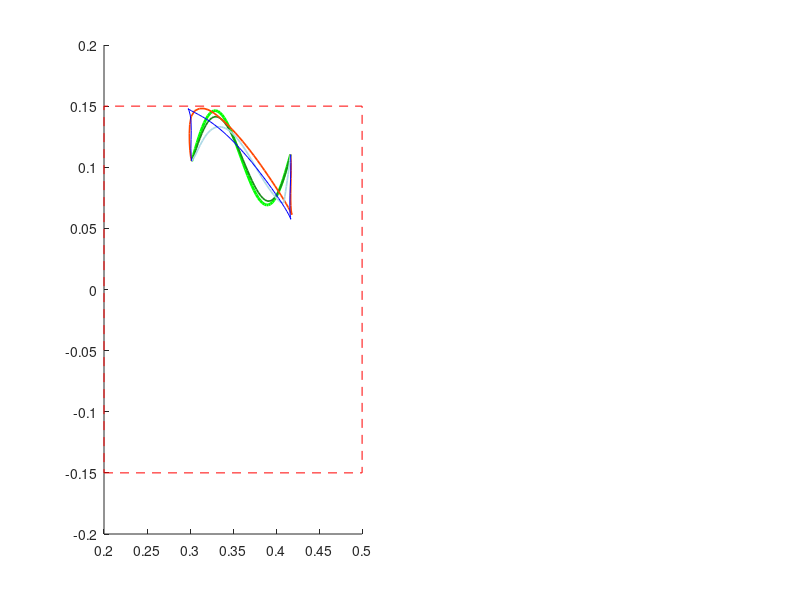

Write MATLAB code to recreate this figure. (Note: this script raises an error after producing the figure.)
% plotting each TO output

% Andrew SaLoutos
% 4/17/2021

% make sure functions are on path
% addpath(genpath('arm_functions'))
addpath(genpath('block_functions'))

% addpath(genpath('mc_arm_functions'))
addpath(genpath('UR3_arm_functions'))

% import trajectory data
clear all

% load data
% load('multi_traj_data_linear.mat');
% load('multi_traj_data_linear_MC.mat');
% load('multi_traj_data_linear_UR3.mat');

% load('multi_traj_data_sinusoid.mat');
% load('multi_traj_data_sinusoid_MC.mat');
load('multi_traj_data_sinusoid_UR3.mat');

% make sure video filenames agree
filename1 = 'Figures/figure1_sinusoid_traj_UR3.avi';
filename2 = 'Figures/figure2_sinusoid_traj_UR3.avi';

% each should contain TO_data_plain, TO_data_meff, TO_data_link3, and
% TO_data_meff_link3

% % define arm parameters
% m1 = 1;                 m2 = 1;
% m3 = 0.5;               m_motor = 0.5;
% I1 = 0.02;              I2 = 0.02;
% I3 = 0.01;              I_motor = 0.000625; % assuming radius r=0.05m
% Ir = 6.25e-6;           N = 6;
% l_O_m1 = 0.25;          l_A_m2 = 0.25;
% l_B_m3 = 0.25;          l_OA = 0.5;
% l_AB = 0.5;             l_BC = 0.5;
% g = 9.81; % do I want gravity to start?
% % arrange in vector
% p   = [m1 m2 m3 m_motor I1 I2 I3 I_motor Ir N l_O_m1 l_A_m2 l_B_m3 l_OA l_AB l_BC g]';

% % MC arm
% m1 = 0.195;             m2 = 0.262;
% m3 = 0.053;             m_motor = 0.527;
% I1 = 0.001170;          I2 = 0.001186;
% I3 = 0.000096;          I_motor = 0.000508;
% Ir = 0.000064;          N = 6;
% l_O_m1 = 0.092;         l_A_m2 = 0.201;
% l_B_m3 = 0.038;         l_OA = 0.2085;
% l_AB = 0.265;           l_BC = 0.1225;
% g = 9.81; % do I want gravity to start?
% % parameters
% p   = [m1 m2 m3 m_motor I1 I2 I3 I_motor Ir N l_O_m1 l_A_m2 l_B_m3 l_OA l_AB l_BC g]'; 

% UR3 planar arm
m1 = 3.4445;            m2 = 1.437;
m3 = 1.9360;            m_motor = 0.0; % not using motor mass
I1 = 0.0219;            I2 = 0.0075;
I3 = 0.0064;            I_motor = 0.0; % not using motor inertia
Ir = 2.07e-5;           N = 101;
l_O_m1 = 0.113;         l_A_m2 = 0.163;
l_B_m3 = 0.0470;        l_OA = 0.24355;
l_AB = 0.2132;          l_BC = 0.08535;
g = 9.81; % do I want gravity to start?
% parameters
p   = [m1 m2 m3 m_motor I1 I2 I3 I_motor Ir N l_O_m1 l_A_m2 l_B_m3 l_OA l_AB l_BC g]'; 

% define object parameters
mo = 1;
LLo = mo*eye(2);



% iterate through each trajectory and plot
N = size(TO_data_plain,2);

% struct to save frames for video
F1(N) = struct('cdata',[],'colormap',[]);
F2(N) = struct('cdata',[],'colormap',[]);

for ii=1:N
    if ischar(TO_data_plain(ii).data) || ischar(TO_data_meff(ii).data) || ischar(TO_data_link3(ii).data) || ischar(TO_data_meff_link3(ii).data)
        % bad TO outputs, just don't plot?
        figure(1); clf;
        plt_title = sprintf('Optimized trajectory and effective mass for reference trajectory #%d', ii);
        sgtitle(plt_title);
        % save figure as frame
        F1(ii) = getframe(gcf);
        figure(2); clf;
        plt_title = sprintf('Tracking errors for reference trajectory #%d', ii);
        sgtitle(plt_title);
        % save figure as frame
        F2(ii) = getframe(gcf);
        continue
    end

    time_vec = TO_data_plain(ii).time;
    des_pts = TO_data_plain(ii).pts;
    
    X = TO_data_plain(ii).data;
    X_m = TO_data_meff(ii).data;
    X_l3 = TO_data_link3(ii).data;
    X_m_l3 = TO_data_meff_link3(ii).data;

    act_pts = X.p;
    act_pts_m = X_m.p;
    act_pts_l3 = X_l3.p;
    act_pts_m_l3 = X_m_l3.p;

    meff = X.meff;
    meff_m = X_m.meff;
    meff_l3 = X_l3.meff;
    meff_m_l3 = X_m_l3.meff;

    verr = X.v(3,:);
    verr_m = X_m.v(3,:);
    verr_l3 = X_l3.v(3,:);
    verr_m_l3 = X_m_l3.v(3,:);

    q0 = X.q(:,1);
    qf = X.q(:,end);
    q0_m = X_m.q(:,1);
    qf_m = X_m.q(:,end);
    q0_l3 = X_l3.q(:,1);
    qf_l3 = X_l3.q(:,end);
    q0_m_l3 = X_m_l3.q(:,1);
    qf_m_l3 = X_m_l3.q(:,end);

    LLv = X.LLv;
    LLv_m = X_m.LLv;
    LLv_l3 = X_l3.LLv;
    LLv_m_l3 = X_m_l3.LLv;    
    
    % get exit velocities [vx; vy; ||v||];
    exit_vel = zeros(3,length(time_vec));
    exit_vel_m = zeros(3,length(time_vec));
    exit_vel_l3 = zeros(3,length(time_vec));
    exit_vel_m_l3 = zeros(3,length(time_vec));
    
    for jj=1:length(time_vec)
        
        v_temp = X.v(1:2,jj);
        LLv_temp = reshape(LLv(:,jj),2,2);
        ex_vel_temp = 2*inv(LLv_temp+LLo)*LLv_temp*v_temp;
        exit_vel(:,jj) = [ex_vel_temp; norm(ex_vel_temp)];
        
        v_temp = X_m.v(1:2,jj);
        LLv_temp = reshape(LLv_m(:,jj),2,2);
        ex_vel_temp = 2*inv(LLv_temp+LLo)*LLv_temp*v_temp;
        exit_vel_m(:,jj) = [ex_vel_temp; norm(ex_vel_temp)];
        
        v_temp = X_l3.v(1:2,jj);
        LLv_temp = reshape(LLv_l3(:,jj),2,2);
        ex_vel_temp = 2*inv(LLv_temp+LLo)*LLv_temp*v_temp;
        exit_vel_l3(:,jj) = [ex_vel_temp; norm(ex_vel_temp)];
        
        v_temp = X_m_l3.v(1:2,jj);
        LLv_temp = reshape(LLv_m_l3(:,jj),2,2);
        ex_vel_temp = 2*inv(LLv_temp+LLo)*LLv_temp*v_temp;
        exit_vel_m_l3(:,jj) = [ex_vel_temp; norm(ex_vel_temp)];
        
    end
        
    % plot desired and actual trajectories
    figure(1); clf; 
    subplot(2,2,[1 3]); hold on;

    % trajectories
    plot(des_pts(1,:),des_pts(2,:),'g','LineWidth',2.0);
    plot(act_pts(1,:),act_pts(2,:),'Color',[0.1, 0.55, 0.1],'LineWidth',1.25);
    plot(act_pts_m(1,:),act_pts_m(2,:),'Color',[1.0, 0.27, 0],'LineWidth',1.25);
    plot(act_pts_l3(1,:),act_pts_l3(2,:),'Color',[0.68, 0.85, 0.9],'LineWidth',1.25);
    plot(act_pts_m_l3(1,:),act_pts_m_l3(2,:),'b');
    % arena
%     x_a = [0.4, 1.2, 1.2, 0.4, 0.4];
%     y_a = [-0.4, -0.4, 0.4, 0.4, -0.4];
    
    x_a = [0.2, 0.5, 0.5, 0.2, 0.2]; % for MC, UR3 plots
    y_a = [-0.15, -0.15, 0.15, 0.15, -0.15];
    
    plot(x_a,y_a,'r--');
    % initial and final joint configurations
    % lighter plots are without meff in optimization
    kp0_m_l3 = keypoints_arm(q0_m_l3,p);
    rA0_m_l3 = kp0_m_l3(:,1);
    rB0_m_l3 = kp0_m_l3(:,2);
    rC0_m_l3 = kp0_m_l3(:,3);
    plot([0 rA0_m_l3(1)],[0 rA0_m_l3(2)],'Color',[0.3,0.3,0.3],'LineWidth',2);
    plot([rA0_m_l3(1) rB0_m_l3(1)],[rA0_m_l3(2) rB0_m_l3(2)],'Color',[0.3,0.3,0.3],'LineWidth',2);
    plot([rB0_m_l3(1) rC0_m_l3(1)],[rB0_m_l3(2) rC0_m_l3(2)],'Color',[0.3,0.3,0.3],'LineWidth',2);
    plot([0 rA0_m_l3(1) rB0_m_l3(1)],[0 rA0_m_l3(2) rB0_m_l3(2)],'o','Color',[0.3,0.3,0.3],'MarkerSize',5,'MarkerFaceColor',[0.3,0.3,0.3]);
    kpf_m_l3 = keypoints_arm(qf_m_l3,p);
    rAf_m_l3 = kpf_m_l3(:,1);
    rBf_m_l3 = kpf_m_l3(:,2);
    rCf_m_l3 = kpf_m_l3(:,3);
    plot([0 rAf_m_l3(1)],[0 rAf_m_l3(2)],'Color',[0.45,0.45,0.45],'LineWidth',2);
    plot([rAf_m_l3(1) rBf_m_l3(1)],[rAf_m_l3(2) rBf_m_l3(2)],'Color',[0.45,0.45,0.45],'LineWidth',2);
    plot([rBf_m_l3(1) rCf_m_l3(1)],[rBf_m_l3(2) rCf_m_l3(2)],'Color',[0.45,0.45,0.45],'LineWidth',2);
    plot([0 rAf_m_l3(1) rBf_m_l3(1)],[0 rAf_m_l3(2) rBf_m_l3(2)],'o','Color',[0.45,0.45,0.45],'MarkerSize',5,'MarkerFaceColor',[0.45,0.45,0.45]);

    xlabel('X'); ylabel('Y'); legend({'Des','TO plain','TO w/ m_{eff}', 'TO w/ link3', 'TO w/ both'}, 'FontSize',6);
    axis equal; 
%     xlim([-0.5,1.5]); ylim([-1.0,1.0]);
%     xlim([-0.1, 1.5]); ylim([-0.7,0.7]);
    xlim([-0.1, 0.6]); ylim([-0.3,0.3]);

    
    % plot effective mass over time
    meff(1,1) = meff(1,2);
    meff_m(1,1) = meff_m(1,2); % shouldn't be any velocity at t=0 (just numerical noise from optimization), set to meff at next time-step for nice visuals 
    meff_l3(1,1) = meff_l3(1,2);
    meff_m_l3(1,1) = meff_m_l3(1,2);
    subplot(2,2,2); hold on;
    plot(time_vec,meff(1,:),'LineWidth',1.25); % add 'o-'
    plot(time_vec,meff_m(1,:),'LineWidth',1.25);
    plot(time_vec,meff_l3(1,:),'LineWidth',1.25);
    plot(time_vec,meff_m_l3(1,:),'LineWidth',1.25);
%     plot(time_vec,meff(2,:),'LineWidth',1.25);
%     plot(time_vec,meff(3,:),'LineWidth',1.25);
    xlabel('Time'); ylabel('m_{eff}'); 
%     legend('Actual','Min','Max');
    legend({'TO plain', 'TO w/ m_{eff}', 'TO w/ link3', 'TO w/ both'},'FontSize',6);
    ylim([0, 1.5]);
    title('Effective Mass');
    ylim([0, 30]); % for UR3
    
    % plot norm of exit velocity over time
    subplot(2,2,4); hold on;
    plot(time_vec,exit_vel(3,:),'LineWidth',1.25);
    plot(time_vec,exit_vel_m(3,:),'LineWidth',1.25);
    plot(time_vec,exit_vel_l3(3,:),'LineWidth',1.25);
    plot(time_vec,exit_vel_m_l3(3,:),'LineWidth',1.25);
    xlabel('Time'); ylabel('||v_{exit}||');
    title('Exit Velocity');
%     legend({'TO plain', 'TO w/ m_{eff}', 'TO w/ link3', 'TO w/ both'},'FontSize',6);



    plt_title = sprintf('Optimized trajectory with effective mass and exit velocity for reference trajectory #%d', ii);
    sgtitle(plt_title);

    % save figure as frame
    F1(ii) = getframe(gcf);

    % also plot velocity and position tracking error over time
    figure(2); clf; % TODO: eventually combine with other figure?
    subplot(1,2,1); hold on;
    plot(time_vec, act_pts(3,:),'LineWidth',1.25);
    plot(time_vec, act_pts_m(3,:),'LineWidth',1.25);
    plot(time_vec, act_pts_l3(3,:),'LineWidth',1.25);
    plot(time_vec, act_pts_m_l3(3,:),'LineWidth',1.25);
    xlabel('Time'); ylabel('Position Error');
%     legend('TO plain', 'TO w/ m_{eff}', 'TO w/ link3', 'TO w/ both');
    subplot(1,2,2); hold on;
    plot(time_vec, verr, 'LineWidth',1.25);
    plot(time_vec, verr_m, 'LineWidth',1.25);
    plot(time_vec, verr_l3, 'LineWidth',1.25);
    plot(time_vec, verr_m_l3,'LineWidth',1.25);
    xlabel('Time'); ylabel('Velocity Error');
    legend('TO plain', 'TO w/ m_{eff}', 'TO w/ link3', 'TO w/ both');

    plt_title = sprintf('Tracking errors for reference trajectory #%d', ii);
    sgtitle(plt_title);

    % save figure as frame
    F2(ii) = getframe(gcf);
    
    
    % stop between each trajectory?
%     pause(0.5);
    pause;
    % TODO: make this a timed pause and record the animation as a video?
    
end

% % write videos here
% disp('Writing videos...');
% 
% v1 = VideoWriter(filename1);
% v1.FrameRate = 30; % optional: control frame rate
% open(v1)
% for ii=1:N % for each trajectory
%     for jj=1:60 % write 60 frames (two seconds) to video
%         writeVideo(v1,F1(ii));
%     end
% end
% close(v1)
% v2 = VideoWriter(filename2);
% v2.FrameRate = 30; % optional: control frame rate
% open(v2)
% for ii=1:N % for each trajectory
%     for jj=1:60 % write 60 frames (two seconds) to video
%         writeVideo(v2,F2(ii));
%     end
% end
% close(v2)
% disp('...done!');


